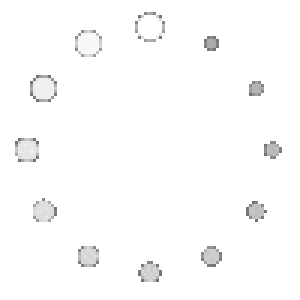
//> input picture StudyCorr/icon/3.gif, 100 x 100 px, given in place of 3.bmp, which was not available (shown 3 times larger)
$ ./边缘检测   (built with g++ and OpenCV 4)
//> lines starting //> are read from the running program, lines starting //| are printed output that depends on the picture; after the words box and inside, x2 and y2 are one past the last pixel; in counts of white or black regions, pixels touching at a corner belong together; pictures that were not available may be replaced by others from this repository, and a replacement may not be noted
#include <opencv2/opencv.hpp>
#include <iostream>

using namespace cv;
using namespace std;

int main() {
    // 直接读取图像
    Mat image = imread("../3.bmp", IMREAD_GRAYSCALE); // 灰度模式读取
//> image is the input picture: 100 rows x 100 cols, CV_8UC1; min 115, max 255, mean 251.9
    if (image.empty()) {
        cout << "无法加载图像!" << endl;
        return -1;
    }

    // 二值化
    Mat binary;
    threshold(image, binary, 0, 255, THRESH_BINARY | THRESH_OTSU);
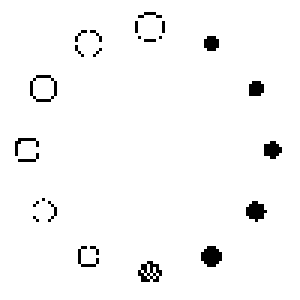
//> binary: 100 rows x 100 cols, CV_8UC1 (shown 3 times larger); 97.2% white; black in thin lines or dots, all inside (x1, y1, x2, y2) = (5, 4, 94, 94)

    // 查找轮廓
    vector<vector<Point>> contours;
    findContours(binary, contours, RETR_EXTERNAL, CHAIN_APPROX_SIMPLE);
//> contours = 1 contour; box (x1, y1, x2, y2) and area: (0, 0, 100, 100) 9801

    // 创建一个空白图像，用于绘制自适应轮廓
    Mat contourMask = Mat::zeros(image.size(), CV_8UC1);

    // 遍历所有轮廓
    for (const auto& contour : contours) {
        // 对轮廓进行多边形逼近，简化形状
        vector<Point> approxContour;
        double epsilon = 0.0002 * arcLength(contour, true); // 设置逼近精度
        approxPolyDP(contour, approxContour, epsilon, true);

        // 填充轮廓区域
        drawContours(contourMask, vector<vector<Point>>{approxContour}, -1, Scalar(255), FILLED);
    }
//> this loop made 1 pass
//> (epsilon, approxContour) on pass 1: (0.0792, 4 Points (x, y): [0, 0], [0, 99], [99, 99], [99, 0])
//> contourMask: 100 rows x 100 cols, CV_8UC1; every value is 255

    // 提取ROI，使用掩模与原图相乘
    Mat roi = image.clone();
    roi.setTo(0, contourMask == 0);  // 将掩模为0的部分设为0，即保留ROI部分

    // 转换为彩色图像以绘制红色轮廓
    Mat roiWithContours;
    cvtColor(roi, roiWithContours, COLOR_GRAY2BGR);

    // 在 ROI 上绘制红色轮廓
    for (const auto& contour : contours) {
        // 对轮廓进行多边形逼近，简化形状
        vector<Point> approxContour;
        double epsilon = 0.0002 * arcLength(contour, true); // 设置逼近精度
        approxPolyDP(contour, approxContour, epsilon, true);

        // 在 ROI 上绘制红色轮廓
        drawContours(roiWithContours, vector<vector<Point>>{approxContour}, -1, Scalar(0, 0, 255), 1); // 红色线条，宽度3
    }
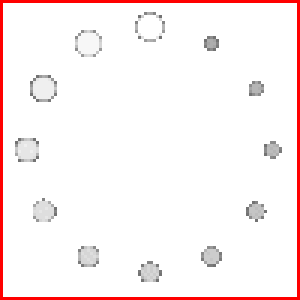
//> roiWithContours: 100 rows x 100 cols, CV_8UC3 (shown 3 times larger); 3.96% of pixels changed, all inside (x1, y1, x2, y2) = (0, 0, 100, 100)

    // 生成点集
    int stepSize = 15;   // 步长
    int windowSize = 40;  // DIC 窗口大小
    vector<Point> dicPoints;

    for (int y = 0; y < roi.rows; y += stepSize) {
        for (int x = 0; x < roi.cols; x += stepSize) {
            // 检查点是否在 ROI 掩模区域内
            if (contourMask.at<uchar>(y, x) == 255) {
                dicPoints.emplace_back(x, y);
            }
        }
    }
//> after the loop, dicPoints = 49 Points (x, y), first 12: [0, 0], [15, 0], [30, 0], [45, 0], [60, 0], [75, 0], [90, 0], [0, 15], [15, 15], [30, 15], [45, 15], [60, 15]

    // 可视化点集
    for (const auto& point : dicPoints) {
        circle(roiWithContours, point, 2, Scalar(0, 255, 0), FILLED); // 绘制绿色点
    }
//> this loop made 49 passes
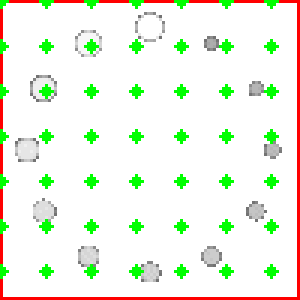
//> roiWithContours: 100 rows x 100 cols, CV_8UC3 (shown 3 times larger); 5.82% of pixels changed, all inside (x1, y1, x2, y2) = (0, 0, 93, 93)

    namedWindow("Original Image", WINDOW_NORMAL);
    imshow("Original Image", image);
    cv::resizeWindow("Original Image", 600, 400);  // 设置显示窗口的大小

    namedWindow("ROI", WINDOW_NORMAL);
    imshow("ROI", roi);
    cv::resizeWindow("ROI", 600, 400);  // 设置显示窗口的大小

    namedWindow("ROI with DIC Points", WINDOW_NORMAL);
    imshow("ROI with DIC Points", roiWithContours); // 带红色轮廓的结果图像
    cv::resizeWindow("ROI with DIC Points", 600, 400);  // 设置显示窗口的大小
    waitKey(0);
    return 0;
}
